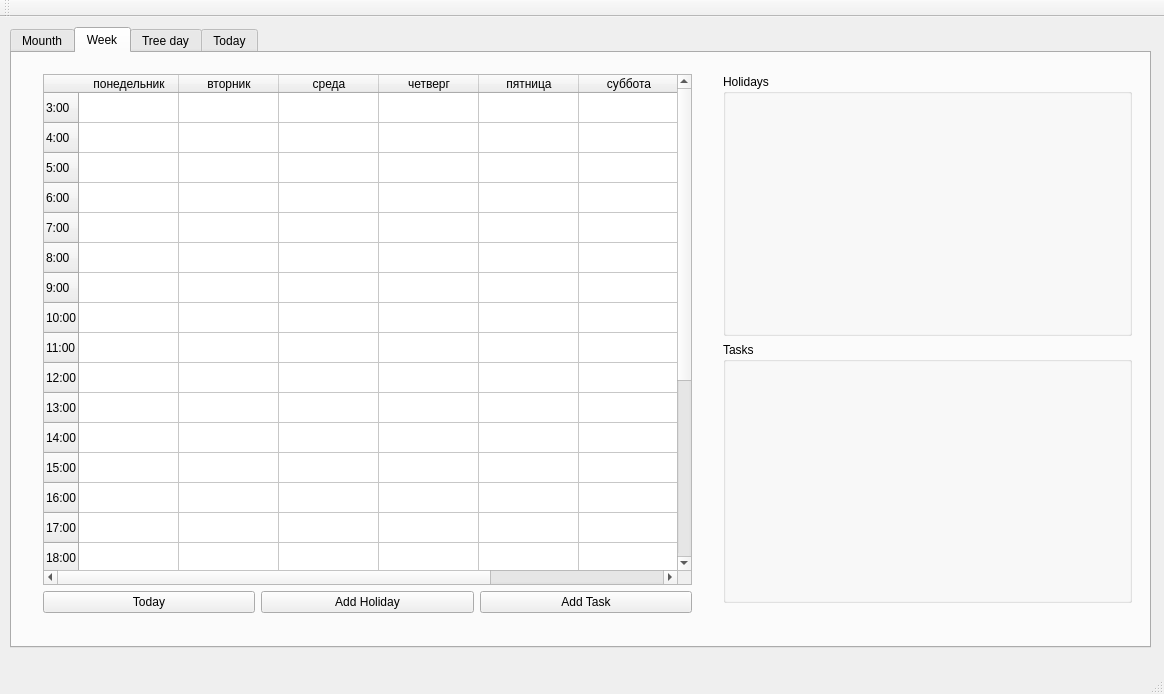
<?xml version="1.0" encoding="UTF-8"?>
<ui version="4.0">
 <class>CgCalendarView</class>
 <widget class="QMainWindow" name="CgCalendarView">
  <property name="geometry">
   <rect>
    <x>0</x>
    <y>0</y>
    <width>1164</width>
    <height>694</height>
   </rect>
  </property>
  <property name="windowTitle">
   <string>CgCalendarView</string>
  </property>
  <widget class="QWidget" name="centralWidget">
   <widget class="QTabWidget" name="tabWidget">
    <property name="geometry">
     <rect>
      <x>10</x>
      <y>10</y>
      <width>1141</width>
      <height>621</height>
     </rect>
    </property>
    <property name="currentIndex">
     <number>1</number>
    </property>
    <widget class="QWidget" name="tab">
     <attribute name="title">
      <string>Mounth</string>
     </attribute>
     <widget class="QWidget" name="verticalLayoutWidget">
      <property name="geometry">
       <rect>
        <x>550</x>
        <y>10</y>
        <width>571</width>
        <height>551</height>
       </rect>
      </property>
      <layout class="QVBoxLayout" name="verticalLayout">
       <item>
        <widget class="QGroupBox" name="groupBox">
         <property name="title">
          <string>Holidays</string>
         </property>
        </widget>
       </item>
       <item>
        <widget class="QGroupBox" name="groupBox_2">
         <property name="title">
          <string>Tasks</string>
         </property>
        </widget>
       </item>
      </layout>
     </widget>
     <widget class="QWidget" name="verticalLayoutWidget_2">
      <property name="geometry">
       <rect>
        <x>10</x>
        <y>10</y>
        <width>521</width>
        <height>491</height>
       </rect>
      </property>
      <layout class="QVBoxLayout" name="verticalLayout_2">
       <item>
        <widget class="QCalendarWidget" name="calendarWidget">
         <property name="autoFillBackground">
          <bool>true</bool>
         </property>
         <property name="gridVisible">
          <bool>true</bool>
         </property>
         <property name="horizontalHeaderFormat">
          <enum>QCalendarWidget::ShortDayNames</enum>
         </property>
         <property name="verticalHeaderFormat">
          <enum>QCalendarWidget::ISOWeekNumbers</enum>
         </property>
         <property name="navigationBarVisible">
          <bool>true</bool>
         </property>
        </widget>
       </item>
       <item>
        <layout class="QHBoxLayout" name="horizontalLayout">
         <item>
          <widget class="QPushButton" name="pushButton">
           <property name="text">
            <string>Today</string>
           </property>
          </widget>
         </item>
         <item>
          <widget class="QPushButton" name="pushButton_2">
           <property name="text">
            <string>Add Holiday</string>
           </property>
          </widget>
         </item>
         <item>
          <widget class="QPushButton" name="pushButton_3">
           <property name="text">
            <string>Add Task</string>
           </property>
          </widget>
         </item>
        </layout>
       </item>
      </layout>
     </widget>
    </widget>
    <widget class="QWidget" name="tab_2">
     <attribute name="title">
      <string>Week</string>
     </attribute>
     <widget class="QWidget" name="verticalLayoutWidget_3">
      <property name="geometry">
       <rect>
        <x>700</x>
        <y>10</y>
        <width>431</width>
        <height>551</height>
       </rect>
      </property>
      <layout class="QVBoxLayout" name="verticalLayout_3">
       <item>
        <widget class="QGroupBox" name="groupBox_3">
         <property name="title">
          <string>Holidays</string>
         </property>
        </widget>
       </item>
       <item>
        <widget class="QGroupBox" name="groupBox_4">
         <property name="title">
          <string>Tasks</string>
         </property>
         <zorder>groupBox_3</zorder>
        </widget>
       </item>
      </layout>
     </widget>
     <widget class="QWidget" name="verticalLayoutWidget_4">
      <property name="geometry">
       <rect>
        <x>20</x>
        <y>10</y>
        <width>671</width>
        <height>561</height>
       </rect>
      </property>
      <layout class="QVBoxLayout" name="verticalLayout_4">
       <item>
        <widget class="QTableWidget" name="tableWidget">
         <row>
          <property name="text">
           <string>3:00</string>
          </property>
         </row>
         <row>
          <property name="text">
           <string>4:00</string>
          </property>
         </row>
         <row>
          <property name="text">
           <string>5:00</string>
          </property>
         </row>
         <row>
          <property name="text">
           <string>6:00</string>
          </property>
         </row>
         <row>
          <property name="text">
           <string>7:00</string>
          </property>
         </row>
         <row>
          <property name="text">
           <string>8:00</string>
          </property>
         </row>
         <row>
          <property name="text">
           <string>9:00</string>
          </property>
         </row>
         <row>
          <property name="text">
           <string>10:00</string>
          </property>
         </row>
         <row>
          <property name="text">
           <string>11:00</string>
          </property>
         </row>
         <row>
          <property name="text">
           <string>12:00</string>
          </property>
         </row>
         <row>
          <property name="text">
           <string>13:00</string>
          </property>
         </row>
         <row>
          <property name="text">
           <string>14:00</string>
          </property>
         </row>
         <row>
          <property name="text">
           <string>15:00</string>
          </property>
         </row>
         <row>
          <property name="text">
           <string>16:00</string>
          </property>
         </row>
         <row>
          <property name="text">
           <string>17:00</string>
          </property>
         </row>
         <row>
          <property name="text">
           <string>18:00</string>
          </property>
         </row>
         <row>
          <property name="text">
           <string>19:00</string>
          </property>
         </row>
         <row>
          <property name="text">
           <string>20:00</string>
          </property>
         </row>
         <row>
          <property name="text">
           <string>21:00</string>
          </property>
         </row>
         <row>
          <property name="text">
           <string>22:00</string>
          </property>
         </row>
         <row>
          <property name="text">
           <string>23:00</string>
          </property>
         </row>
         <row>
          <property name="text">
           <string>0:00</string>
          </property>
         </row>
         <row>
          <property name="text">
           <string>1:00</string>
          </property>
         </row>
         <row>
          <property name="text">
           <string>2:00</string>
          </property>
         </row>
         <column>
          <property name="text">
           <string>понедельник</string>
          </property>
         </column>
         <column>
          <property name="text">
           <string>вторник</string>
          </property>
         </column>
         <column>
          <property name="text">
           <string>среда</string>
          </property>
         </column>
         <column>
          <property name="text">
           <string>четверг</string>
          </property>
         </column>
         <column>
          <property name="text">
           <string>пятница</string>
          </property>
         </column>
         <column>
          <property name="text">
           <string>суббота</string>
          </property>
         </column>
         <column>
          <property name="text">
           <string>воскресение</string>
          </property>
         </column>
        </widget>
       </item>
       <item>
        <layout class="QHBoxLayout" name="horizontalLayout_2">
         <item>
          <widget class="QPushButton" name="pushButton_4">
           <property name="text">
            <string>Today</string>
           </property>
          </widget>
         </item>
         <item>
          <widget class="QPushButton" name="pushButton_5">
           <property name="text">
            <string>Add Holiday</string>
           </property>
          </widget>
         </item>
         <item>
          <widget class="QPushButton" name="pushButton_6">
           <property name="text">
            <string>Add Task</string>
           </property>
          </widget>
         </item>
        </layout>
       </item>
      </layout>
     </widget>
    </widget>
    <widget class="QWidget" name="tab_3">
     <attribute name="title">
      <string>Tree day</string>
     </attribute>
     <widget class="QWidget" name="verticalLayoutWidget_9">
      <property name="geometry">
       <rect>
        <x>10</x>
        <y>10</y>
        <width>511</width>
        <height>541</height>
       </rect>
      </property>
      <layout class="QVBoxLayout" name="verticalLayout_9">
       <item>
        <widget class="QTableWidget" name="tableWidget_3">
         <property name="autoFillBackground">
          <bool>false</bool>
         </property>
         <property name="gridStyle">
          <enum>Qt::SolidLine</enum>
         </property>
         <attribute name="horizontalHeaderStretchLastSection">
          <bool>true</bool>
         </attribute>
         <row>
          <property name="text">
           <string>0:00</string>
          </property>
         </row>
         <row>
          <property name="text">
           <string>1:00</string>
          </property>
         </row>
         <row>
          <property name="text">
           <string>2:00</string>
          </property>
         </row>
         <row>
          <property name="text">
           <string>3:00</string>
          </property>
         </row>
         <row>
          <property name="text">
           <string>4:00</string>
          </property>
         </row>
         <row>
          <property name="text">
           <string>5:00</string>
          </property>
         </row>
         <row>
          <property name="text">
           <string>6:00</string>
          </property>
         </row>
         <row>
          <property name="text">
           <string>7:00</string>
          </property>
         </row>
         <row>
          <property name="text">
           <string>8:00</string>
          </property>
         </row>
         <row>
          <property name="text">
           <string>9:00</string>
          </property>
         </row>
         <row>
          <property name="text">
           <string>10:00</string>
          </property>
         </row>
         <row>
          <property name="text">
           <string>11:00</string>
          </property>
         </row>
         <row>
          <property name="text">
           <string>12:00</string>
          </property>
         </row>
         <row>
          <property name="text">
           <string>13:00</string>
          </property>
         </row>
         <row>
          <property name="text">
           <string>14:00</string>
          </property>
         </row>
         <row>
          <property name="text">
           <string>15:00</string>
          </property>
         </row>
         <row>
          <property name="text">
           <string>16:00</string>
          </property>
         </row>
         <row>
          <property name="text">
           <string>17:00</string>
          </property>
         </row>
         <row>
          <property name="text">
           <string>18:00</string>
          </property>
         </row>
         <row>
          <property name="text">
           <string>19:00</string>
          </property>
         </row>
         <row>
          <property name="text">
           <string>20:00</string>
          </property>
         </row>
         <row>
          <property name="text">
           <string>21:00</string>
          </property>
         </row>
         <row>
          <property name="text">
           <string>22:00</string>
          </property>
         </row>
         <row>
          <property name="text">
           <string>23:00</string>
          </property>
         </row>
         <column>
          <property name="text">
           <string>Вчера</string>
          </property>
         </column>
         <column>
          <property name="text">
           <string>Сегодня</string>
          </property>
         </column>
         <column>
          <property name="text">
           <string>Завтра</string>
          </property>
         </column>
        </widget>
       </item>
       <item>
        <layout class="QHBoxLayout" name="horizontalLayout_6">
         <item>
          <widget class="QPushButton" name="pushButton_13">
           <property name="text">
            <string>Today</string>
           </property>
          </widget>
         </item>
         <item>
          <widget class="QPushButton" name="pushButton_14">
           <property name="text">
            <string>Add Holiday</string>
           </property>
          </widget>
         </item>
         <item>
          <widget class="QPushButton" name="pushButton_15">
           <property name="text">
            <string>Add Task</string>
           </property>
          </widget>
         </item>
        </layout>
       </item>
      </layout>
     </widget>
     <widget class="QWidget" name="verticalLayoutWidget_10">
      <property name="geometry">
       <rect>
        <x>540</x>
        <y>10</y>
        <width>571</width>
        <height>551</height>
       </rect>
      </property>
      <layout class="QVBoxLayout" name="verticalLayout_10">
       <item>
        <widget class="QGroupBox" name="groupBox_9">
         <property name="title">
          <string>Holidays</string>
         </property>
        </widget>
       </item>
       <item>
        <widget class="QGroupBox" name="groupBox_10">
         <property name="title">
          <string>Tasks</string>
         </property>
        </widget>
       </item>
      </layout>
     </widget>
     <zorder>verticalLayoutWidget_9</zorder>
     <zorder>tableWidget_3</zorder>
     <zorder>verticalLayoutWidget_10</zorder>
    </widget>
    <widget class="QWidget" name="tab_4">
     <attribute name="title">
      <string>Today</string>
     </attribute>
     <widget class="QWidget" name="verticalLayoutWidget_11">
      <property name="geometry">
       <rect>
        <x>550</x>
        <y>10</y>
        <width>571</width>
        <height>551</height>
       </rect>
      </property>
      <layout class="QVBoxLayout" name="verticalLayout_11">
       <item>
        <widget class="QGroupBox" name="groupBox_11">
         <property name="title">
          <string>Holidays</string>
         </property>
        </widget>
       </item>
       <item>
        <widget class="QGroupBox" name="groupBox_12">
         <property name="title">
          <string>Tasks</string>
         </property>
        </widget>
       </item>
      </layout>
     </widget>
     <widget class="QWidget" name="verticalLayoutWidget_12">
      <property name="geometry">
       <rect>
        <x>10</x>
        <y>10</y>
        <width>511</width>
        <height>541</height>
       </rect>
      </property>
      <layout class="QVBoxLayout" name="verticalLayout_12">
       <item>
        <widget class="QTableWidget" name="tableWidget_4">
         <property name="autoFillBackground">
          <bool>false</bool>
         </property>
         <property name="gridStyle">
          <enum>Qt::SolidLine</enum>
         </property>
         <attribute name="horizontalHeaderVisible">
          <bool>false</bool>
         </attribute>
         <attribute name="horizontalHeaderStretchLastSection">
          <bool>true</bool>
         </attribute>
         <row>
          <property name="text">
           <string>0:00</string>
          </property>
         </row>
         <row>
          <property name="text">
           <string>1:00</string>
          </property>
         </row>
         <row>
          <property name="text">
           <string>2:00</string>
          </property>
         </row>
         <row>
          <property name="text">
           <string>3:00</string>
          </property>
         </row>
         <row>
          <property name="text">
           <string>4:00</string>
          </property>
         </row>
         <row>
          <property name="text">
           <string>5:00</string>
          </property>
         </row>
         <row>
          <property name="text">
           <string>6:00</string>
          </property>
         </row>
         <row>
          <property name="text">
           <string>7:00</string>
          </property>
         </row>
         <row>
          <property name="text">
           <string>8:00</string>
          </property>
         </row>
         <row>
          <property name="text">
           <string>9:00</string>
          </property>
         </row>
         <row>
          <property name="text">
           <string>10:00</string>
          </property>
         </row>
         <row>
          <property name="text">
           <string>11:00</string>
          </property>
         </row>
         <row>
          <property name="text">
           <string>12:00</string>
          </property>
         </row>
         <row>
          <property name="text">
           <string>13:00</string>
          </property>
         </row>
         <row>
          <property name="text">
           <string>14:00</string>
          </property>
         </row>
         <row>
          <property name="text">
           <string>15:00</string>
          </property>
         </row>
         <row>
          <property name="text">
           <string>16:00</string>
          </property>
         </row>
         <row>
          <property name="text">
           <string>17:00</string>
          </property>
         </row>
         <row>
          <property name="text">
           <string>18:00</string>
          </property>
         </row>
         <row>
          <property name="text">
           <string>19:00</string>
          </property>
         </row>
         <row>
          <property name="text">
           <string>20:00</string>
          </property>
         </row>
         <row>
          <property name="text">
           <string>21:00</string>
          </property>
         </row>
         <row>
          <property name="text">
           <string>22:00</string>
          </property>
         </row>
         <row>
          <property name="text">
           <string>23:00</string>
          </property>
         </row>
         <column>
          <property name="text">
           <string>Сегодня</string>
          </property>
         </column>
        </widget>
       </item>
       <item>
        <layout class="QHBoxLayout" name="horizontalLayout_7">
         <item>
          <widget class="QPushButton" name="pushButton_16">
           <property name="text">
            <string>Today</string>
           </property>
          </widget>
         </item>
         <item>
          <widget class="QPushButton" name="pushButton_17">
           <property name="text">
            <string>Add Holiday</string>
           </property>
          </widget>
         </item>
         <item>
          <widget class="QPushButton" name="pushButton_18">
           <property name="text">
            <string>Add Task</string>
           </property>
          </widget>
         </item>
        </layout>
       </item>
      </layout>
     </widget>
    </widget>
   </widget>
  </widget>
  <widget class="QMenuBar" name="menuBar">
   <property name="geometry">
    <rect>
     <x>0</x>
     <y>0</y>
     <width>1164</width>
     <height>20</height>
    </rect>
   </property>
  </widget>
  <widget class="QToolBar" name="mainToolBar">
   <attribute name="toolBarArea">
    <enum>TopToolBarArea</enum>
   </attribute>
   <attribute name="toolBarBreak">
    <bool>false</bool>
   </attribute>
  </widget>
  <widget class="QStatusBar" name="statusBar"/>
 </widget>
 <layoutdefault spacing="6" margin="11"/>
 <resources/>
 <connections/>
</ui>
